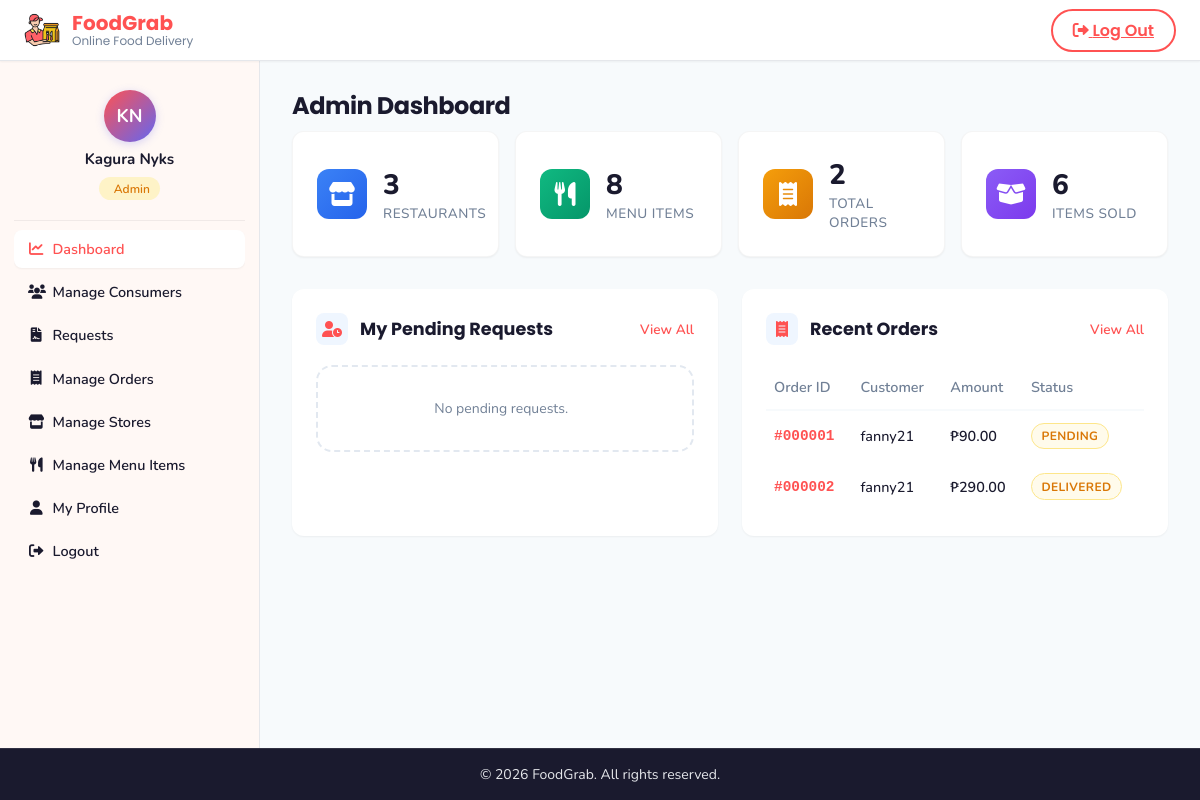
/php/admin/index.php (signed in), run on the app's committed database.
### tables this page shows
CREATE TABLE `orders` (
  `id` int(11) NOT NULL,
  `user_id` varchar(11) NOT NULL,
  `restaurant_id` int(11) NOT NULL,
  `status` enum('pending','confirmed','preparing','out_for_delivery','delivered','cancelled') NOT NULL DEFAULT 'pending',
  `total_amount` decimal(10,2) NOT NULL DEFAULT 0.00,
  `delivery_address` text NOT NULL,
  `notes` text DEFAULT NULL,
  `payment_method_id` int(11) DEFAULT NULL,
  `created_at` datetime NOT NULL DEFAULT current_timestamp(),
  `updated_at` datetime NOT NULL DEFAULT current_timestamp() ON UPDATE current_timestamp()
);

CREATE TABLE `users` (
  `id` varchar(11) NOT NULL,
  `firstName` varchar(50) NOT NULL,
  `lastName` varchar(50) NOT NULL,
  `middleInitial` varchar(1) DEFAULT NULL,
  `extension` varchar(10) DEFAULT NULL,
  `sex` enum('male','female') NOT NULL,
  `birthdate` date NOT NULL,
  `age` int(11) NOT NULL,
  `purok` varchar(50) NOT NULL,
  `barangay` varchar(50) NOT NULL,
  `city` varchar(50) NOT NULL,
  `province` varchar(50) NOT NULL,
  `zipCode` varchar(10) NOT NULL,
  `country` varchar(50) NOT NULL,
  `username` varchar(50) NOT NULL,
  `email` varchar(100) NOT NULL,
  `password` varchar(255) NOT NULL,
  `secure_question` varchar(100) DEFAULT NULL,
  `secure_answer` varchar(255) DEFAULT NULL,
  `secure_question2` varchar(100) DEFAULT NULL,
  `secure_answer2` varchar(255) DEFAULT NULL,
  `secure_question3` varchar(100) DEFAULT NULL,
  `secure_answer3` varchar(255) DEFAULT NULL,
  `role` enum('consumer','admin','superadmin') NOT NULL DEFAULT 'consumer',
  `is_blocked` tinyint(1) NOT NULL DEFAULT 0,
  `status` enum('pending','active','rejected') DEFAULT 'active'
);

### php/includes/auth.php (called while the page is built, shortened)
<?php
global $conn;
if (!function_exists('requireLogin')) {
    function requireLogin()
    {
        $user = $_SESSION['user'];
        global $conn;
        $stmt = $conn->prepare("SELECT is_blocked, role FROM users WHERE id = ?");
        $stmt->bind_param('s', $user['id']);
        $stmt->execute();
        $res = $stmt->get_result();
        return $user;
    }
}
if (!function_exists('requireRole')) {
    function requireRole($allowedRoles)
    {
        $user = requireLogin();
        return $user;
    }
}

### php/admin/index.php (the view, shortened to what this page needs)
<?php
require_once __DIR__ . '/../includes/auth.php';
requireRole('admin');
require_once __DIR__ . '/../database/db_connect.php';
$stats = [
    'restaurants' => 0,
    'menu_items' => 0,
    'orders_total' => 0,
    'orders_pending' => 0,
    'items_sold' => 0
];
$res = $conn->query("SELECT COUNT(*) as n FROM restaurants");
if ($row = $res->fetch_assoc())
    $stats['restaurants'] = $row['n'];
$res = $conn->query("SELECT COUNT(*) as n FROM menu_items");
if ($row = $res->fetch_assoc())
    $stats['menu_items'] = $row['n'];
$res = $conn->query("SELECT COUNT(*) as n FROM orders");
if ($row = $res->fetch_assoc())
    $stats['orders_total'] = $row['n'];
$res = $conn->query("SELECT COUNT(*) as n FROM orders WHERE status = 'pending'");
if ($row = $res->fetch_assoc())
    $stats['orders_pending'] = $row['n'];
$res = $conn->query("SELECT SUM(quantity) as n FROM order_items");
if ($row = $res->fetch_assoc())
    $stats['items_sold'] = $row['n'] ?? 0;
$myRequests = $conn->query("SELECT acr.*
                            FROM admin_creation_requests acr
                            WHERE acr.requested_by = " . $_SESSION['user']['id'] . "
                            ORDER BY acr.created_at DESC
                            LIMIT 5");
$recentOrders = $conn->query("SELECT o.id, o.total_amount, o.status, o.created_at, u.username
                              FROM orders o
                              JOIN users u ON o.user_id = u.id
                              ORDER BY o.created_at DESC
                              LIMIT 5");
?>
<!DOCTYPE html>
<html lang="en">
<head>
    <link rel="stylesheet" href="../../css/design-system.css">
    <link rel="stylesheet" href="../../css/dashboard.css">
    <link rel="stylesheet" href="https://cdnjs.cloudflare.com/ajax/libs/font-awesome/6.0.0/css/all.min.css">
</head>
<body>
    <?php include __DIR__ . '/../includes/layout/navbar.php'; ?>
    <div class="dashboard-container">
        <?php $currentPage = 'admin_dashboard';
include __DIR__ . '/../includes/layout/sidebar.php'; ?>
        <main class="dashboard-main">
            <h1 class="page-title">Admin Dashboard</h1>
            <div class="stats-grid">
                <div class="stat-card">
                    <div class="stat-icon bg-blue"><i class="fa-solid fa-store"></i></div>
                    <div class="stat-info">
                        <h3><?php echo $stats['restaurants']; ?></h3>
                        <p>Restaurants</p>
                    </div>
                </div>
                <div class="stat-card">
                    <div class="stat-icon bg-green"><i class="fa-solid fa-utensils"></i></div>
                    <div class="stat-info">
                        <h3><?php echo $stats['menu_items']; ?></h3>
                        <p>Menu Items</p>
                    </div>
                </div>
                <div class="stat-card">
                    <div class="stat-icon bg-orange"><i class="fa-solid fa-receipt"></i></div>
                    <div class="stat-info">
                        <h3><?php echo $stats['orders_total']; ?></h3>
                        <p>Total Orders</p>
                    </div>
                </div>
                <div class="stat-card">
                    <div class="stat-icon bg-purple"><i class="fa-solid fa-box-open"></i></div>
                    <div class="stat-info">
                        <h3><?php echo $stats['items_sold']; ?></h3>
                        <p>Items Sold</p>
                    </div>
                </div>
            </div>
            <div class="dashboard-widgets" style="display: grid; grid-template-columns: repeat(auto-fit, minmax(400px, 1fr)); gap: 1.5rem;">
                <div class="widget-card">
                    <div class="section-header">
                        <h2 class="section-title">
                            <div class="widget-icon"><i class="fa-solid fa-user-clock"></i></div>
                            My Pending Requests
                        </h2>
                        <a href="requests.php" class="view-all">View All</a>
                    </div>
                    <?php if ($myRequests && $myRequests->num_rows > 0): ?>
                        <table style="width: 100%; border-collapse: collapse; font-size: 0.9rem;">
                            <thead>
                                <tr style="border-bottom: 2px solid var(--bg-body); text-align: left; color: var(--text-muted);">
                                    <th style="padding: 0.75rem 0.5rem; font-weight: 600;">Target User</th>
                                    <th style="padding: 0.75rem 0.5rem; font-weight: 600;">Status</th>
                                    <th style="padding: 0.75rem 0.5rem; font-weight: 600;">Date</th>
                                </tr>
                            </thead>
                            <tbody>
                                <?php while ($r = $myRequests->fetch_assoc()): ?>
                                    <tr style="border-bottom: 1px solid var(--border-color);">
                                        <td style="padding: 0.75rem 0.5rem;">
                                            <div style="font-weight: 600; color: var(--text-heading);"><?php echo htmlspecialchars($r['target_username']); ?></div>
                                            <div style="font-size: 0.8rem; color: var(--text-muted);"><?php echo htmlspecialchars($r['target_email']); ?></div>
                                        </td>
                                        <td style="padding: 0.75rem 0.5rem;">
                                            <?php
        $statusClass = 'status-pending';
        if ($r['status'] === 'approved')
            $statusClass = 'status-ok';
        if ($r['status'] === 'rejected')
            $statusClass = 'status-trash';
?>
                                            <span class="status-badge no-dot <?php echo $statusClass; ?>"><?php echo ucfirst($r['status']); ?></span>
                                        </td>
                                        <td style="padding: 0.75rem 0.5rem; color: var(--text-muted);">
                                            <?php echo date('M j', strtotime($r['created_at'])); ?>
                                        </td>
                                    </tr>
                                <?php
    endwhile; ?>
                            </tbody>
                        </table>
                    <?php
else: ?>
                        <div class="empty-state" style="padding: 2rem; text-align: center; border: 2px dashed var(--border-light); border-radius: var(--radius-lg);">
                            <p style="color: var(--text-muted); margin: 0;">No pending requests.</p>
                        </div>
                    <?php
endif; ?>
                </div>
                <div class="widget-card">
                    <div class="section-header">
                        <h2 class="section-title">
                            <div class="widget-icon"><i class="fa-solid fa-receipt"></i></div>
                            Recent Orders
                        </h2>
                        <a href="orders.php" class="view-all">View All</a>
                    </div>
                    <?php if ($recentOrders && $recentOrders->num_rows > 0): ?>
                        <table style="width: 100%; border-collapse: collapse; font-size: 0.9rem;">
                            <thead>
                                <tr style="border-bottom: 2px solid var(--bg-body); text-align: left; color: var(--text-muted);">
                                    <th style="padding: 0.75rem 0.5rem; font-weight: 600;">Order ID</th>
                                    <th style="padding: 0.75rem 0.5rem; font-weight: 600;">Customer</th>
                                    <th style="padding: 0.75rem 0.5rem; font-weight: 600;">Amount</th>
                                    <th style="padding: 0.75rem 0.5rem; font-weight: 600;">Status</th>
                                </tr>
                            </thead>
                            <tbody>
                                <?php while ($o = $recentOrders->fetch_assoc()): ?>
                                    <tr style="border-bottom: 1px solid var(--border-color);">
                                        <td style="padding: 0.75rem 0.5rem; font-family: monospace; font-weight: 600; color: var(--primary-color);">
                                            #<?php echo str_pad($o['id'], 6, '0', STR_PAD_LEFT); ?>
                                        </td>
                                        <td style="padding: 0.75rem 0.5rem; color: var(--text-heading); font-weight: 500;">
                                            <?php echo htmlspecialchars($o['username']); ?>
                                        </td>
                                        <td style="padding: 0.75rem 0.5rem; font-weight: 600;">
                                            ₱<?php echo number_format($o['total_amount'], 2); ?>
                                        </td>
                                        <td style="padding: 0.75rem 0.5rem;">
                                            <?php
        $sClass = 'status-pending';
?>
                                            <span class="status-badge no-dot <?php echo $sClass; ?>"><?php echo ucfirst($o['status']); ?></span>
                                        </td>
                                    </tr>
                                <?php
    endwhile; ?>
                            </tbody>
                        </table>
                    <?php
else: ?>
                        <div class="empty-state" style="padding: 2rem; text-align: center; border: 2px dashed var(--border-light); border-radius: var(--radius-lg);">
                            <p style="color: var(--text-muted); margin: 0;">No recent orders.</p>
                        </div>
                    <?php
endif; ?>
                </div>
            </div>
        </main>
        <?php include __DIR__ . '/../includes/layout/footer.php'; ?>
    </div>
</body>
</html>

### css/design-system.css (style rules this page uses)
:root { --primary-color: #FF5252; --primary-hover: #D32F2F; --primary-light: rgba(255, 82, 82, 0.1); --secondary-color: #FFC107; --secondary-light: rgba(255, 193, 7, 0.12); --text-main: #1a1a2e; --text-secondary: #4a5568; --text-muted: #718096; --bg-body: #f7fafc; --bg-card: #ffffff; --bg-elevated: #ffffff; --border-light: #e2e8f0; --border-medium: #cbd5e0; --error-color: #dc2626; --error-bg: #fef2f2; --success-color: #059669; --success-bg: #ecfdf5; --warning-color: #d97706; --warning-bg: #fffbeb; --space-1: 0.25rem; --space-2: 0.5rem; --space-3: 0.75rem; --space-4: 1rem; --space-5: 1.25rem; --space-6: 1.5rem; --space-8: 2rem; --space-10: 2.5rem; --space-12: 3rem; --font-heading: 'Poppins', sans-serif; --font-body: 'Nunito', sans-serif; --text-xs: 0.75rem; --text-sm: 0.875rem; --text-base: 1rem; --text-lg: 1.125rem; --text-xl: 1.25rem; --text-2xl: 1.5rem; --text-3xl: 1.875rem; --leading-tight: 1.25; --leading-normal: 1.5; --leading-relaxed: 1.625; --radius-sm: 0.5rem; --radius-md: 0.75rem; --radius-lg: 1rem; --radius-xl: 1.25rem; --radius-full: 9999px; --shadow-sm: 0 1px 2px 0 rgba(0, 0, 0, 0.05); --shadow-md: 0 4px 6px -1px rgba(0, 0, 0, 0.08), 0 2px 4px -1px rgba(0, 0, 0, 0.04); --shadow-lg: 0 10px 25px -5px rgba(0, 0, 0, 0.08), 0 4px 10px -5px rgba(0, 0, 0, 0.04); --ease-out: cubic-bezier(0.33, 1, 0.68, 1); --transition-fast: 0.15s var(--ease-out); --transition-base: 0.2s var(--ease-out); --transition-slow: 0.3s var(--ease-out); --focus-ring: 0 0 0 3px var(--primary-light); }
*, *::before, *::after { margin: 0; padding: 0; box-sizing: border-box; }
.page-title { font-family: var(--font-heading); font-size: var(--text-2xl); font-weight: 700; color: var(--text-main); margin-bottom: var(--space-2); letter-spacing: -0.02em; }
.empty-state { text-align: center; padding: var(--space-12) var(--space-6); background: var(--bg-card); border-radius: var(--radius-lg); border: 2px dashed var(--border-light); }
.empty-state p { font-size: var(--text-sm); color: var(--text-muted); margin-bottom: var(--space-4); max-width: 36ch; margin-left: auto; margin-right: auto; }
.status-badge { padding: 0.35em 0.8em; border-radius: 999px; font-size: 0.75rem; font-weight: 700; text-transform: uppercase; letter-spacing: 0.03em; display: inline-flex; align-items: center; gap: 0.35rem; }
.status-badge::before { content: ''; display: block; width: 6px; height: 6px; border-radius: 50%; background: currentColor; }
.status-badge.no-dot { display: inline-block; padding: 0.35em 0.8em; }
.status-badge.no-dot::before { display: none; }
.status-pending { background: #FFFBEB; color: #D97706; border: 1px solid #FDE68A; }

### php/admin/index.php (style rules this page uses)
.stats-grid { display: grid; grid-template-columns: repeat(auto-fit, minmax(200px, 1fr)); gap: 1rem; margin-bottom: 2rem; }
.stat-card { background: var(--bg-card); padding: 1.5rem; border-radius: 12px; box-shadow: var(--shadow-sm); display: flex; align-items: center; gap: 1rem; transition: transform 0.2s; }
.stat-icon { width: 50px; height: 50px; border-radius: 12px; display: flex; align-items: center; justify-content: center; font-size: 1.5rem; color: white; }
.bg-blue { background: linear-gradient(135deg, #3b82f6, #2563eb); }
.bg-green { background: linear-gradient(135deg, #10b981, #059669); }
.bg-orange { background: linear-gradient(135deg, #f59e0b, #d97706); }
.bg-purple { background: linear-gradient(135deg, #8b5cf6, #7c3aed); }
.stat-info h3 { margin: 0; font-size: 1.75rem; font-weight: 800; color: var(--text-heading); letter-spacing: -0.5px; }
.stat-info p { margin: 0; color: var(--text-muted); font-size: 0.85rem; font-weight: 500; text-transform: uppercase; letter-spacing: 0.5px; }
.widget-card { background: var(--bg-card); padding: 1.5rem; border-radius: 12px; box-shadow: var(--shadow-sm); border: 1px solid var(--border-color); }
.section-header { display: flex; justify-content: space-between; align-items: center; margin-bottom: 1.25rem; }
.section-title { margin: 0; font-size: 1.1rem; font-weight: 700; color: var(--text-heading); display: flex; align-items: center; }
.widget-icon { width: 32px; height: 32px; display: flex; align-items: center; justify-content: center; background: #eff6ff; border-radius: 8px; color: var(--primary-color); margin-right: 0.75rem; font-size: 1rem; }
.view-all { font-size: 0.85rem; color: var(--primary-color); font-weight: 600; text-decoration: none; }

### data on the page
orders: id "000001", user.username "fanny21", total_amount "90.00", status "PENDING"
orders: id "000002", user.username "fanny21", total_amount "290.00", status "DELIVERED"

### other printed values
$initials "KN"
$fullName "Kagura Nyks"
$userRole "Admin"
$stats['restaurants'] "3"
$stats['menu_items'] "8"
$stats['orders_total'] "2"
$stats['items_sold'] "6"
